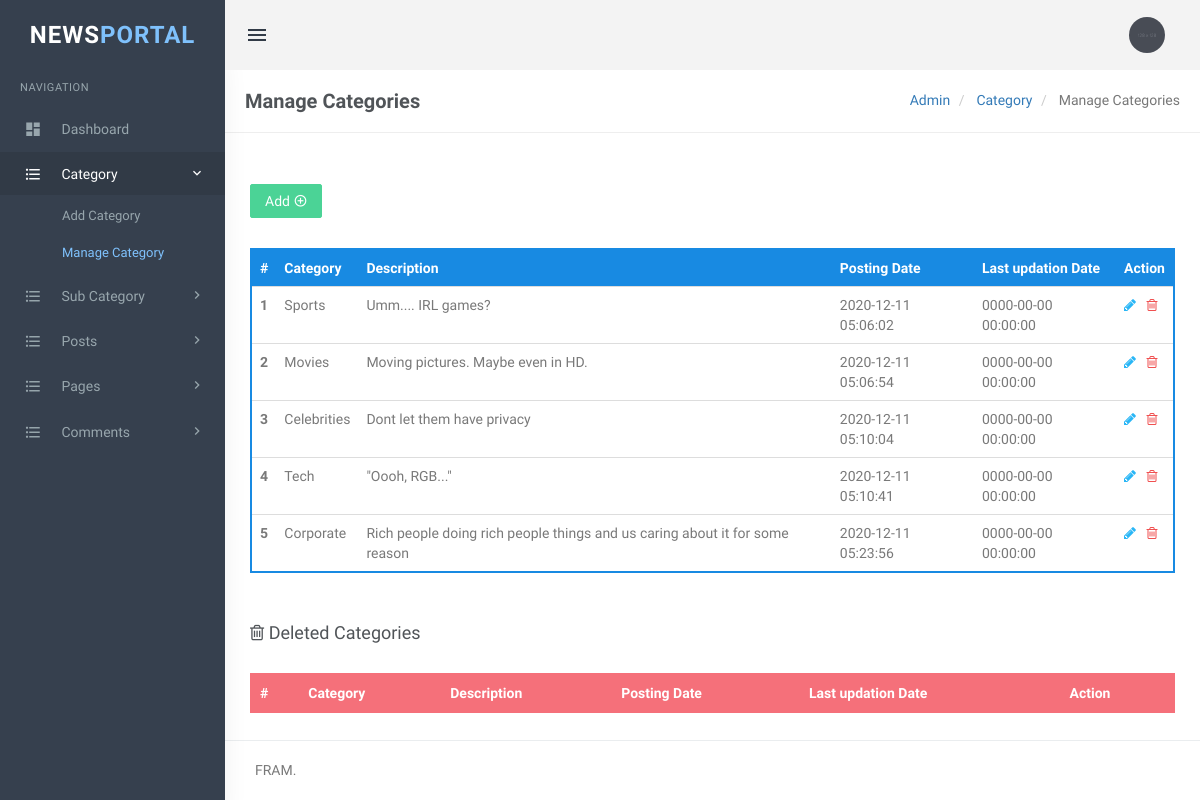
The app's page /admin/manage-categories.php (signed in) with its own data.
### tables this page shows
CREATE TABLE `tblcategory` (
  `id` int(11) NOT NULL,
  `CategoryName` varchar(200) DEFAULT NULL,
  `Description` mediumtext DEFAULT NULL,
  `PostingDate` timestamp NULL DEFAULT current_timestamp(),
  `UpdationDate` timestamp NULL DEFAULT '0000-00-00 00:00:00' ON UPDATE current_timestamp(),
  `Is_Active` int(1) DEFAULT NULL
);

### admin/manage-categories.php (the view, shortened to what this page needs)
<?php
include 'includes/config.php';
if (strlen($_SESSION['login']) == 0) {
    header('location:index.php');
} else {
    ?>
<!DOCTYPE html>
<html lang="en">
<head>
    <link href="assets/css/bootstrap.min.css" rel="stylesheet" type="text/css" />
    <link href="assets/css/core.css" rel="stylesheet" type="text/css" />
    <link href="assets/css/components.css" rel="stylesheet" type="text/css" />
    <link href="assets/css/icons.css" rel="stylesheet" type="text/css" />
    <link href="assets/css/pages.css" rel="stylesheet" type="text/css" />
    <link href="assets/css/menu.css" rel="stylesheet" type="text/css" />
    <link href="assets/css/responsive.css" rel="stylesheet" type="text/css" />
    <link rel="stylesheet" href="../plugins/switchery/switchery.min.css">
</head>
<body class="fixed-left">
    <div id="wrapper">
        <?php include 'includes/topheader.php';?>
        <?php include 'includes/leftsidebar.php';?>
        <div class="content-page">
            <div class="content">
                <div class="container">
                    <div class="row">
                        <div class="col-xs-12">
                            <div class="page-title-box">
                                <h4 class="page-title">Manage Categories</h4>
                                <ol class="breadcrumb p-0 m-0">
                                    <li>
                                        <a href="#">Admin</a>
                                    </li>
                                    <li>
                                        <a href="#">Category </a>
                                    </li>
                                    <li class="active">
                                        Manage Categories
                                    </li>
                                </ol>
                                <div class="clearfix"></div>
                            </div>
                        </div>
                    </div>
                    <div class="row">
                        <div class="col-sm-6">
                        </div>
                        <div class="row">
                            <div class="col-md-12">
                                <div class="demo-box m-t-20">
                                    <div class="m-b-30">
                                        <a href="add-category.php">
                                            <button id="addToTable" class="btn btn-success waves-effect waves-light">Add
                                                <i class="mdi mdi-plus-circle-outline"></i></button>
                                        </a>
                                    </div>
                                    <div class="table-responsive">
                                        <table class="table m-0 table-colored-bordered table-bordered-primary">
                                            <thead>
                                                <tr>
                                                    <th>#</th>
                                                    <th> Category</th>
                                                    <th>Description</th>
                                                    <th>Posting Date</th>
                                                    <th>Last updation Date</th>
                                                    <th>Action</th>
                                                </tr>
                                            </thead>
                                            <tbody>
                                                <?php
$query = mysqli_query($con, "Select id,CategoryName,Description,PostingDate,UpdationDate from  tblcategory where Is_Active=1");
    $cnt = 1;
    while ($row = mysqli_fetch_array($query)) {
        ?>
                                                <tr>
                                                    <th scope="row"><?php echo htmlentities($cnt); ?></th>
                                                    <td><?php echo htmlentities($row['CategoryName']); ?></td>
                                                    <td><?php echo htmlentities($row['Description']); ?></td>
                                                    <td><?php echo htmlentities($row['PostingDate']); ?></td>
                                                    <td><?php echo htmlentities($row['UpdationDate']); ?></td>
                                                    <td><a
                                                            href="edit-category.php?cid=<?php echo htmlentities($row['id']); ?>"><i
                                                                class="fa fa-pencil" style="color: #29b6f6;"></i></a>
                                                        &nbsp;<a
                                                            href="manage-categories.php?rid=<?php echo htmlentities($row['id']); ?>&&action=del">
                                                            <i class="fa fa-trash-o" style="color: #f05050"></i></a>
                                                    </td>
                                                </tr>
                                                <?php
$cnt++;
    }?>
                                            </tbody>
                                        </table>
                                    </div>
                                </div>
                            </div>
                        </div>
                        <div class="row">
                            <div class="col-md-12">
                                <div class="demo-box m-t-20">
                                    <div class="m-b-30">
                                        <h4><i class="fa fa-trash-o"></i> Deleted Categories</h4>
                                    </div>
                                    <div class="table-responsive">
                                        <table class="table m-0 table-colored-bordered table-bordered-danger">
                                            <thead>
                                                <tr>
                                                    <th>#</th>
                                                    <th> Category</th>
                                                    <th>Description</th>
                                                    <th>Posting Date</th>
                                                    <th>Last updation Date</th>
                                                    <th>Action</th>
                                                </tr>
                                            </thead>
                                        </table>
                                    </div>
                                </div>
                            </div>
                        </div>
                    </div>
                </div>
                <?php include 'includes/footer.php';?>
            </div>
        </div>
</body>
</html>
<?php }?>

### admin/assets/css/core.css (style rules this page uses)
body { font-family: "Varela Round", sans-serif; margin: 0; padding-bottom: 60px; overflow-x: hidden; color: #797979; }
html { position: relative; min-height: 100%; }
.h1, .h2, .h3, .h4, .h5, .h6, h1, h2, h3, h4, h5, h6 { color: #505458; font-family: "Hind Madurai", sans-serif; margin: 10px 0; }
* { outline: none !important; }
.container { width: auto; }
#wrapper { height: 100%; overflow: hidden; width: 100%; }
.p-0 { padding: 0 !important; }
.m-0 { margin: 0 !important; }
.m-t-20 { margin-top: 20px !important; }
.m-b-30 { margin-bottom: 30px !important; }
.row { margin-right: -10px; margin-left: -10px; }
.col-lg-1, .col-lg-10, .col-lg-11, .col-lg-12, .col-lg-2, .col-lg-3, .col-lg-4, .col-lg-5, .col-lg-6, .col-lg-7, .col-lg-8, .col-lg-9, .col-md-1, .col-md-10, .col-md-11, .col-md-12, .col-md-2, .col-md-3, .col-md-4, .col-md-5, .col-md-6, .col-md-7, .col-md-8, .col-md-9, .col-sm-1, .col-sm-10, .col-sm-11, .col-sm-12, .col-sm-2, .col-sm-3, .col-sm-4, .col-sm-5, .col-sm-6, .col-sm-7, .col-sm-8, .col-sm-9, .col-xs-1, .col-xs-10, .col-xs-11, .col-xs-12, .col-xs-2, .col-xs-3, .col-xs-4, .col-xs-5, .col-xs-6, .col-xs-7, .col-xs-8, .col-xs-9 { padding-left: 10px; padding-right: 10px; }
.breadcrumb { background-color: transparent; margin-bottom: 15px; padding-top: 10px; padding-left: 0; }
.waves-effect { position: relative; cursor: pointer; display: inline-block; overflow: hidden; -webkit-user-select: none; -moz-user-select: none; -ms-user-select: none; user-select: none; -webkit-tap-highlight-color: transparent; vertical-align: middle; z-index: 1; will-change: opacity, transform; -webkit-transition: all 0.3s ease-out; -moz-transition: all 0.3s ease-out; -o-transition: all 0.3s ease-out; -ms-transition: all 0.3s ease-out; transition: all 0.3s ease-out; }
.demo-box { padding: 10px 15px; }

### admin/assets/css/menu.css (style rules this page uses)
.content-page { margin-left: 225px; overflow: hidden; }
.content-page .content { padding: 0 5px 10px 5px; margin-top: 70px; }
.page-title { font-size: 20px; margin-bottom: 0; margin-top: 0; font-weight: 600; }
.page-title-box { padding: 20px; border-bottom: 1px solid #eee; margin: 0 -20px 20px -20px; }
.page-title-box .page-title { margin-bottom: 0; float: left; }
.page-title-box .breadcrumb { float: right; background-color: transparent !important; }

### records on screen
tblcategory: CategoryName "Sports", Description "Umm.... IRL games?", PostingDate "2020-12-11 05:06:02", UpdationDate "0000-00-00 00:00:00"
tblcategory: CategoryName "Movies", Description "Moving pictures. Maybe even in HD.", PostingDate "2020-12-11 05:06:54", UpdationDate "0000-00-00 00:00:00"
tblcategory: CategoryName "Celebrities", Description "Dont let them have privacy", PostingDate "2020-12-11 05:10:04", UpdationDate "0000-00-00 00:00:00"
tblcategory: CategoryName "Tech", Description "\"Oooh, RGB...\"", PostingDate "2020-12-11 05:10:41", UpdationDate "0000-00-00 00:00:00"
tblcategory: CategoryName "Corporate", Description "Rich people doing rich people things and us caring about it for some reason", PostingDate "2020-12-11 05:23:56", UpdationDate "0000-00-00 00:00:00"
